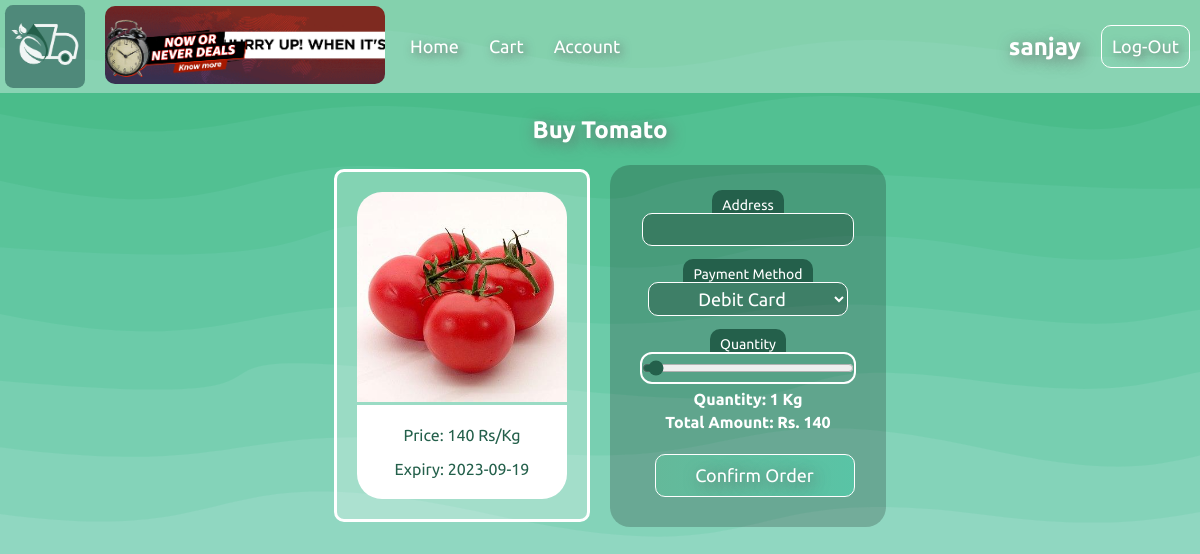
The page /buy/1 (signed in) on the database its author committed.
### application/models/models.py (models this page shows)
class Users(db.Model):
  __tablename__ = "Users"
  Id = db.Column(db.Integer, primary_key=True, autoincrement=True)
  Name = db.Column(db.String, nullable=False, unique=True)
  Password = db.Column(db.String, nullable=False)
  Authorisation = db.Column(db.String, nullable=False)

class Products(db.Model):
  __tablename__ = "Products"
  Id = db.Column(db.Integer, primary_key=True, autoincrement=True)
  Name = db.Column(db.String, nullable=False)
  CategoryId = db.Column(db.Integer,db.ForeignKey("Categories.Id"),nullable=False)
  CategoryName = db.Column(db.Integer,db.ForeignKey("Categories.Name"),nullable=False)
  Price = db.Column(db.Integer, nullable=False)
  Quantity = db.Column(db.Integer,nullable=False)
  Units = db.Column(db.String,nullable=False)
  ExpiryDate = db.Column(db.DateTime, nullable=False)
  Image = db.Column(db.String)

### application/controllers/crud_api.py (the view, shortened to what this page needs)
@app.route("/buy/<int:product_id>", methods=["GET", "POST"])
def buyNow(product_id):
  if "user_id" in session:
    user_id = session["user_id"]
    user = Users.query.filter_by(Id = user_id).first()
    first_order = not bool(Orders.query.filter_by(UserId=user_id).first())
    product = Products.query.filter_by(Id=product_id).first()
    categories = Categories.query.all()
    if request.method == "GET":
      return render_template("buy_product.html",product=product,user=user)
  else:
    return redirect(url_for("login"))

### templates/buy_product.html (shortened to what this page needs)
<!DOCTYPE html>
<html lang="en">
<head>
    <link href="/static/style.css" rel="stylesheet" />
</head>
<body>
    <div align="center">
        <div
            style="display: flex;justify-content: space-between;align-items: center;background-color: rgba(255, 255, 255, 0.35);padding: 5px;">
            <div style="display: flex;justify-content: center;align-items: center;">
                <div style="background-color: rgb(79, 137, 122);border-radius: 10%;padding: 5px;margin-right: 10px;">
                    <img src="/static/logo.png" width="70px" height="70px">
                </div>
                <a href="/best_selling_products">
                    <div style="width: 280px;margin-right: 10px;margin-left: 10px;">
                        <img src="/static/gifs/D80650255_1242x350_A.gif" width="100%" height="auto"
                            style="border-radius: 10px;">
                    </div>
                </a>
                <a href="/home/user" class="btn">Home</a>
                <a href="/cart" class="btn">Cart</a>
                <a href="/user/account" class="btn">Account</a>
            </div>
            <div style="display: flex;justify-content: center;align-items: center;">
                <h2 style="margin-right: 15px;">{{user.Name}}</h2>
                <a href="/logout" class="btn" style="border:solid 1px white">Log-Out</a>
            </div>
        </div>
        <br>
        <h2 style="margin: 5px;">Buy {{product.Name}}</h2>
        <div style="display: flex;justify-content: center;align-items: center;">
            <div align="center" class="product_section">
                <img src={{product.Image}} class="product_image">
                <div class="product_info">
                    <p>Price: {{product.Price}} {{product.Units}}</p>
                    <p>Expiry: {{(product.ExpiryDate|string).split()[0]}}</p>
                </div>
            </div>
            <form class="form" method="POST" action="#">
                <label for="address">Address</label>
                <br>
                <input type="text" name="address" required><br>
                <br>
                <label for="payment_method">Payment Method</label><br>
                <select name="payment_method" id="payment_method">
                    <option selected value="Debit Card">Debit Card</option>
                </select>
                <br>
                <br>
                <label for="quantity">Quantity</label>
                <br>
                <input type="range" name="quantity" value="1" min="1" max={{product.Quantity}}
                    style="outline: 2px solid white;" oninput="document.getElementById('display_total').innerHTML = 'Total Amount: Rs. '+{{product.Price}}*this.value;
                document.getElementById('display_quantity').innerHTML = 'Quantity: '+this.value+' {{(product.Units|string).split('/')[1]}}';">
                <h4 id="display_quantity" style="margin:5px;color: white;">Quantity: 1 {{(product.Units|string).split('/')[1]}}</h4>
                <h4 id="display_total" style="margin: 5px;color: white;">Total Amount: Rs. {{product.Price}}</h4>
                <br>
                <input type="submit" class="checkout_btn" style="font-size: 18px;" value="Confirm Order">
            </form>
        </div>
    </div>
</body>
</html>

### static/style.css (style rules this page uses)
:root { --blue: rgb(36, 96, 75); }
html { font-family: 'Ubuntu', sans-serif; font-weight: 400; }
body { background: rgb(101, 157, 131); background-image: url(backgrounds/wave_background.svg); background-repeat: no-repeat; background-size: cover; background-attachment: fixed; margin: 0px; background-blend-mode: hard-light; }
h2 { font-family: 'Ubuntu', sans-serif; color: white; text-shadow: rgb(102, 102, 102) 3px 3px 15px; }
.btn { border-radius: 10px; background: none; border: none; color: rgb(255, 255, 255); font-size: 18px; text-align: center; transition: background 0.1s, color 0.2s; padding: 10px; margin: 5px; text-shadow: rgb(102, 102, 102) 3px 3px 10px; }
.product_section { background-color: rgba(255, 255, 255, 0.25); padding: 20px; border: solid 3px white; border-radius: 10px; margin: 20px; }
.product_image { width: 210px; height: 210px; object-fit: cover; border-top-left-radius: 25px; border-top-right-radius: 25px; }
.product_section p { color: var(--blue); }
.product_info { background-color: white; padding: 5px; border-bottom-left-radius: 25px; border-bottom-right-radius: 25px; }
.checkout_btn { background-image: linear-gradient(to left, #a8efd8 0%, #56c7a9 35%, #64b99a 100%); background-size: 200% auto; border-radius: 10px; color: #ffffff; font-size: 16px; text-align: center; transition: 0.3s; padding: 10px; margin-left: 13px; text-shadow: rgb(102, 102, 102) 3px 3px 15px; }
a:link { text-decoration: none; color: none }
input { font-family: 'Ubuntu', sans-serif; text-align: center; accent-color: var(--blue); border-radius: 10px; font-size: 18px; padding: 5px; background: rgba(0, 0, 0, 0.2); border: 1.5px solid rgb(255, 255, 255); color: white; width: 200px }
input[type=range] { background: rgba(0, 0, 0, 0.2); }
::placeholder { color: white; opacity: 1; font-size: 18px; }
label { font-size: 14px; font-family: 'Ubuntu', sans-serif; background: var(--blue); border-top-left-radius: 10px; border-top-right-radius: 10px; color: #ffffff; padding: 10px; padding-top: 7px; padding-bottom: 0px; }
select { font-family: 'Ubuntu', sans-serif; text-align: center; accent-color: var(--blue); border-radius: 10px; font-size: 18px; padding: 5px; background: rgba(0, 0, 0, 0.2); border: 1.5px solid rgb(255, 255, 255); color: white; width: 200px }
option { color: var(--blue); }
.form { border-radius: 20px; background-color: rgba(0, 0, 0, 0.2); padding: 30px; width: fit-content; }

### rows shown on the page
Users: Name "sanjay"
Products: Name "Tomato", Image (picture), Price "140", Units "Rs/Kg", ExpiryDate "2023-09-19", Units "Kg"
